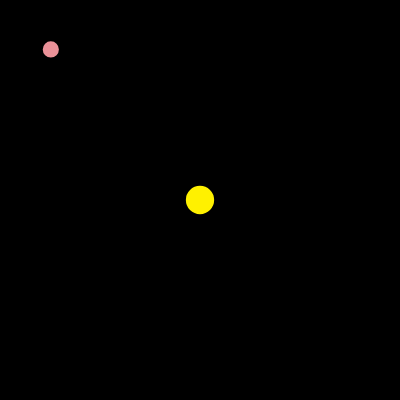
Frame 1 (no input)
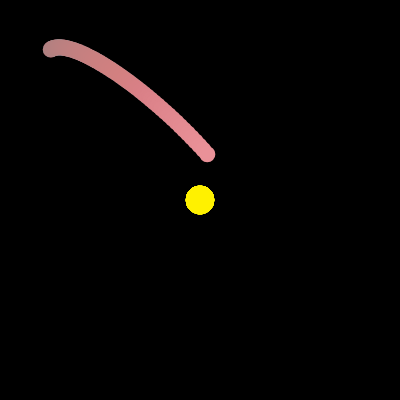
Frame 60 (no input)
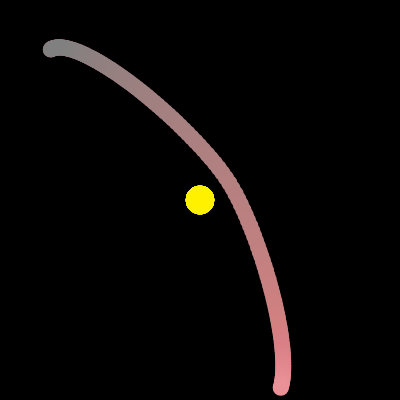
Frame 120 (the mouse pressed at the canvas centre since frame 60)

The p5.js sketch that drew these frames (run headless with seeded random() and noise() and a simulated clock; from frame 60 on, the mouse is pressed at the canvas centre):

// p5.js sketch
// ── sketch.js
//
let mover;
let attractor;

function setup() {
  createCanvas(400, 400);
  mover = new Mover(50, 50 ,50);
  attractor = new Attractor(200,200,50);
  background(0);
}

function draw() {
  background(0,1);
  mover.update();
  mover.show();

  attractor.attract(mover);
  attractor.show();
}

// ── attractor.js
//
class Attractor {
  constructor(x,y,m) {
    this.pos = createVector(x,y);
    this.mass = m;
    this.r = sqrt(this.mass)*2;
  }

  attract(mover){
    let force = p5.Vector.sub(this.pos,mover.pos);
    let distanceSq = constrain(force.magSq(),25,2500);
    let G = 5;
    let strength = G * (this.mass * mover.mass)/distanceSq;
    force.setMag(strength);
    mover.applyForce(force);
  }

  show(){
    noStroke();
    fill(255,241,0);
    ellipse(this.pos.x, this.pos.y, this.r*2);
  }
}

// ── mover.js
//
class Mover {
  constructor(x, y, m) {
    this.mass = m;
    this.r = sqrt(this.mass);
    this.pos = createVector(x, y);
    this.vel = p5.Vector.random2D();
    this.acc = createVector(0, 0);
  }
  applyForce(force) {
    let f = p5.Vector.div(force, this.mass);
    this.acc.add(f);
  }

  update() {
    this.vel.add(this.acc);
    this.pos.add(this.vel);
    this.acc.set(0,0);
  }

  show() {
    stroke(234,145,152);
    strokeWeight(2);
    fill(234,145,152);
    ellipse(this.pos.x, this.pos.y, this.r * 2);
  }
}
